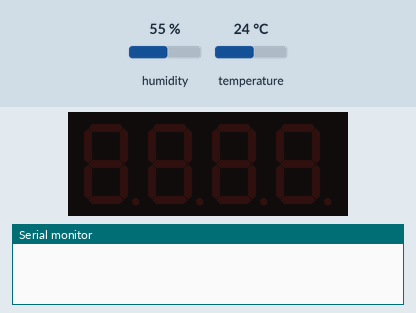
This sketch was run on a simulated Arduino Uno, built with avr-gcc and run on an emulated ATmega328P. Parts: 4-digit seven-segment display, the last lines printed to the serial monitor. The test bench sets the inputs (shaded band); at power-on: temperature 24 °C, humidity 55 %.

Above: at 2.8 s.
2.9 s: temperature set to 12 °C
At 5.6 s:
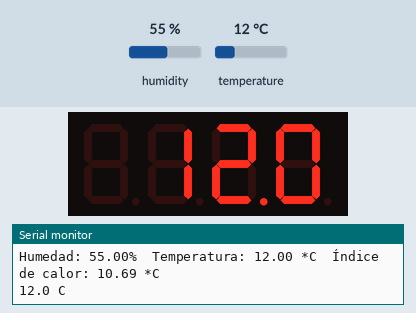
6.5 s: temperature set to 19 °C
At 10.7 s:
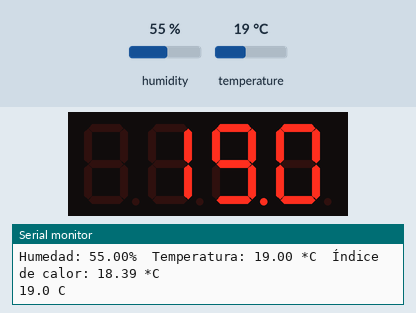
11.5 s: temperature set to 28 °C
At 15.8 s:
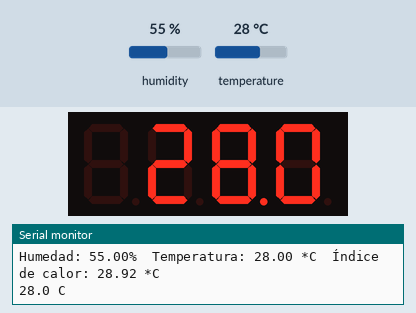
Timing chart, 0 to 17.3 s (numbered marks = the images above; inputs shaded):
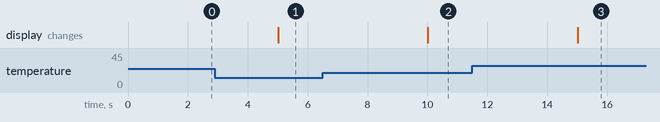

The sketch:

sketch_may15a.ino
```cpp
//Librerías
#include <Adafruit_Sensor.h>
#include <DHT_U.h>
#include <DHT.h>
#include <SevSeg.h>
#include <TimerOne.h>

//Definiendo el pin donde se conecta el sensor
#define DHTPIN A0
//Tipo de sensor
#define DHTTYPE DHT11
//Inicializar el sensor DHT11
DHT dht(DHTPIN, DHTTYPE);

//Variables
SevSeg sevseg;
int ten, unity, decimal;
float humidity, temp, HeatIndex;
unsigned long start;

void setup(){
  //Inicializar comunicación serie
  Serial.begin(9600);
  //Comenzar el sensor DHT
  dht.begin();
  byte numDigits = 4;
  byte digitPins[] = {10, 11, 12, 13};
  byte segmentPins[] = {9, 2, 3, 5, 6, 8, 7, 4};
  bool resistorsOnSegments = true;
  bool updateWithDelaysIn = true;
  byte hardwareConfig = COMMON_CATHODE;
  sevseg.begin(hardwareConfig, numDigits, digitPins, segmentPins, resistorsOnSegments);
  sevseg.setBrightness(90);
  //Dispara la funcion CalcTemp cada 5 segundo
  Timer1.initialize(5000000);
  Timer1.attachInterrupt(CalcTemp);
}

void loop(){
  //Leer la humedad relativa
  humidity = dht.readHumidity();
  //Leer la temperatura en grados centígrados
  temp = dht.readTemperature();

  //Comprobar si ha habido algún error en la lectura
  if (isnan(humidity) || isnan(temp)) {
    Serial.println("Error obtenido los datos del sensor DHT11");
    return;
  }

  //Calcular la sensación térmica
  HeatIndex = dht.computeHeatIndex(temp, humidity, false);

  //Descomponer la temperatura en unidades
  ten = temp/10;
  unity = temp-(ten*10);
  decimal = (temp-ten*10-unity)*10;

  if (millis() - start > 5000){
    Serial.print(temp, 1);  // un solo decimal
    Serial.println(" C");
    sevseg.setNumber(temp,1);
    start = millis();
  }
  sevseg.refreshDisplay();
}
//Mostrar los valores en la consola
void CalcTemp() {
  Serial.print("Humedad: ");
  Serial.print(humidity);
  Serial.print("%\t");
  Serial.print("Temperatura: ");
  Serial.print(temp);
  Serial.print(" *C\t");
  Serial.print("Índice de calor: ");
  Serial.print(HeatIndex);
  Serial.println(" *C");
}
```

Measured:
- after the input at 2.9 s, the display: changes after 2.1 s (image 1)
- after the input at 6.5 s, the display: changes after 3.5 s (image 2)
- after the input at 11.5 s, the display: changes after 3.5 s (image 3)
